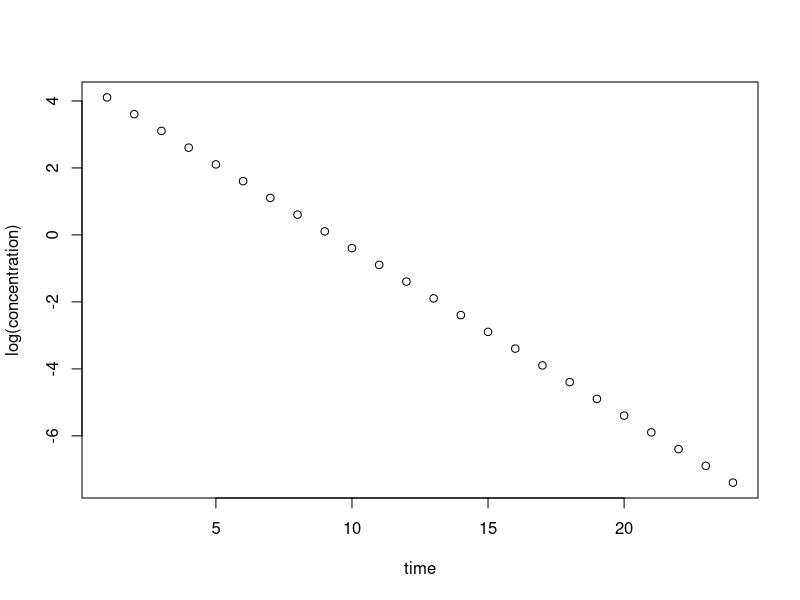

This chart was generated by the following R code:
## ---- chunk 1
  examplesumexp.par <- list(CL = 10, Vd = 20, C0 = 100, time = 1:24)
  examplesumexp.par$concentration <- with(examplesumexp.par, C0*exp(-(CL/Vd)*time))
  with(examplesumexp.par, plot(time, log(concentration)))
## ---- chunk 2
# Sum of exponentials predicted concentrations function
  pred.sumexp <- function(x, t, d = 0) {
  # Record whether there is an odd or even number of parameters
    l <- length(x)
    a <- ifelse(l %% 2 == 0, 0, 1)
  # Determine how many exponentials the parameters describe
    n <- ceiling(l/2)
  # Loop for number of exponentials
  # Add exponentials together as described by parameters
    for (i in 1:n) {
      if (i == 1) y <- x[i]^d*exp(x[i]*t + x[n+i])
      else if (i != n | a == 0) y <- y + x[i]^d*exp(x[i]*t + x[n+i])
    # If odd number of parameters (and last set of parameters) make absorption curve
      else if (a == 1) y <- y - x[i]^d*exp(x[i]*t)*sum(exp(x[(n+1):(2*n-1)]))
    }
    return(y)
  }
## ---- chunk 3
# Absorption Curve
  time.samp <- seq(0, 24, by = 2)
  data1 <- data.frame(
    time = time.samp,
    line1 = -0.2*time.samp + 4,
    line2 = -0.1*time.samp + 4
  )
  data1$sumexp <- exp(data1$line2) - exp(data1$line1)
  
# 2 compartment curve
  data2 <- data.frame(
    time = time.samp,
    line1 = -0.5*time.samp + 6,
    line2 = -0.05*time.samp + 5
  )
  data2$sumexp <- exp(data2$line1) + exp(data2$line2)
